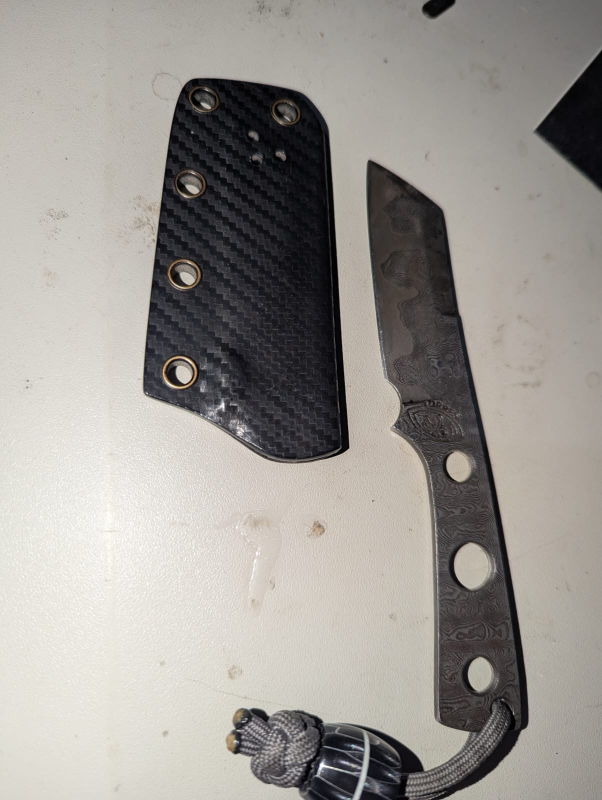
#> input picture data/align.jpeg, 1204 x 1600 px, found by its file name (shown at 1/2 size)
$ python image_registration.py
#> lines starting #> are read from the running program, lines starting #| are printed output that depends on the picture
import cv2
import numpy as np

# Cargar imágenes
img1_color = cv2.imread("data/align.jpeg")  # Imagen desalineada
#> img1_color is the input picture: shape (1600, 1204, 3); mean B, G, R 147.3, 152.3, 156.3
img2_color = cv2.imread("data/ref.jpeg")    # Imagen de referencia
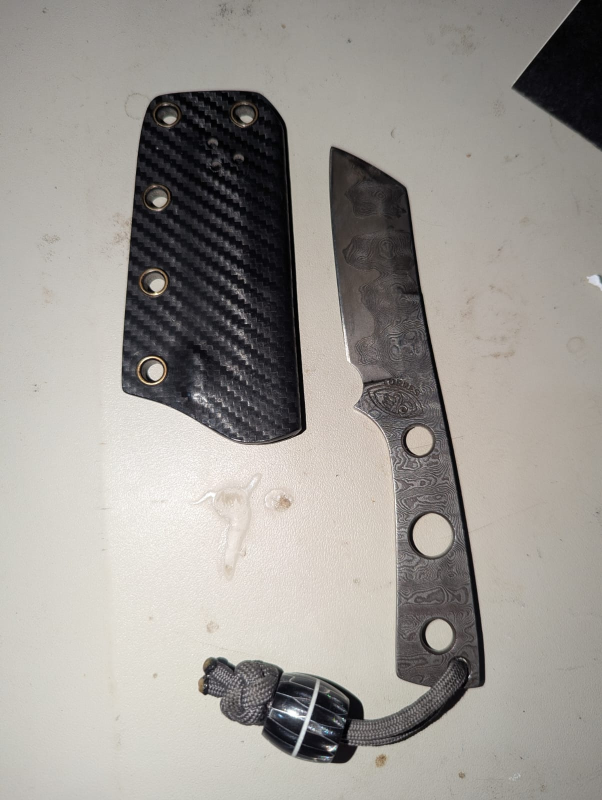
#> input picture data/ref.jpeg, 1204 x 1600 px, found by its file name (shown at 1/2 size)
#> img2_color is the input picture: shape (1600, 1204, 3); mean B, G, R 147.8, 153, 157

# Verificar carga
if img1_color is None:
    print("Error: No se pudo cargar data/align.jpeg")
    exit()

if img2_color is None:
    print("Error: No se pudo cargar data/ref.jpeg")
    exit()

# Convertir a escala de grises
img1 = cv2.cvtColor(img1_color, cv2.COLOR_BGR2GRAY)
img2 = cv2.cvtColor(img2_color, cv2.COLOR_BGR2GRAY)

height, width = img2.shape
#> height = 1600; width = 1204

# Crear detector ORB
orb_detector = cv2.ORB_create(5000)

# Detectar puntos clave y descriptores
kp1, d1 = orb_detector.detectAndCompute(img1, None)
#> kp1 = 4972 keypoints; strongest (x, y, size): (645, 1528, 64.3), (698, 895, 31), (442, 813, 64.3), (445, 815, 92.6)
kp2, d2 = orb_detector.detectAndCompute(img2, None)
#> kp2 = 5000 keypoints; strongest (x, y, size): (659, 1498, 77.1), (307, 583, 44.6), (308, 584, 31), (306, 584, 53.6)

# Verificar que se encontraron características
if d1 is None or d2 is None:
    print("Error: No se encontraron suficientes características ORB.")
    exit()

# Emparejamiento
matcher = cv2.BFMatcher(cv2.NORM_HAMMING, crossCheck=True)

# Convertir a lista para evitar error de OpenCV 4.13
matches = list(matcher.match(d1, d2))
#> matches = 1291 matches

# Verificar matches
if len(matches) < 4:
    print("Error: No hay suficientes coincidencias.")
    exit()

# Ordenar coincidencias
matches = sorted(matches, key=lambda x: x.distance)

# Tomar el 90% de las mejores
matches = matches[:int(len(matches) * 0.9)]
#> matches = 1161 matches

no_of_matches = len(matches)
#> no_of_matches = 1161

print("Número de matches:", no_of_matches)
#| Número de matches: 1161

# Crear matrices de puntos
p1 = np.zeros((no_of_matches, 2))
p2 = np.zeros((no_of_matches, 2))

for i in range(no_of_matches):
    p1[i, :] = kp1[matches[i].queryIdx].pt
    p2[i, :] = kp2[matches[i].trainIdx].pt
#> after the loop, p1 = 1161 pairs, first value 286.7 to 1072.5, second value 157.7 to 1563; p2 = 1161 pairs, first value 244.9 to 1028.4, second value 171.7 to 1520.6

# Calcular homografía
homography, mask = cv2.findHomography(p1, p2, cv2.RANSAC)
#> homography = [[0.612, 0.00529, 92.4], [-0.364, 0.821, 251.1], [-0.000294, 5.8e-05, 1]]; mask = 1161 values, max 1 at index 6, min 0 at index 0, mean 0.141

if homography is None:
    print("Error: No se pudo calcular la homografía.")
    exit()

# Corregir perspectiva
transformed_img = cv2.warpPerspective(
    img1_color,
    homography,
    (width, height)
)
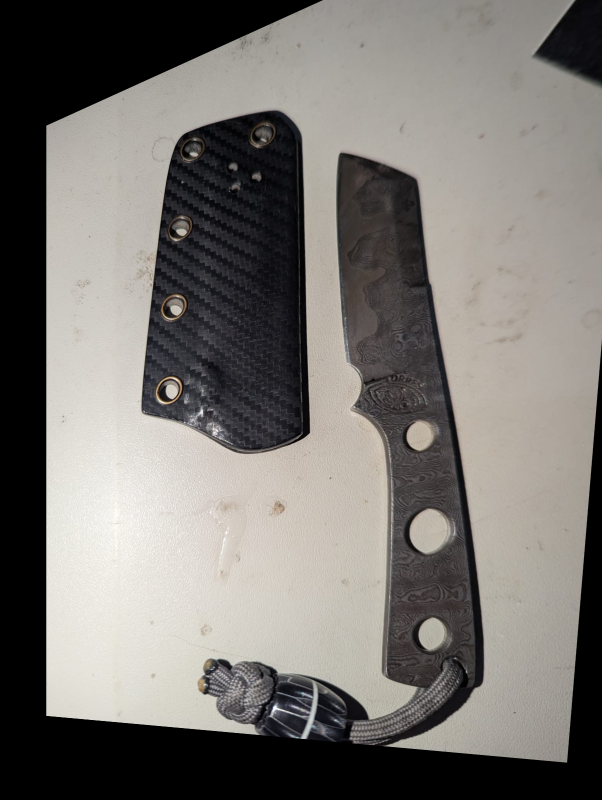
#> transformed_img: shape (1600, 1204, 3) (shown at 1/2 size); mean B, G, R 113, 117.2, 120.6

# Guardar resultado
cv2.imwrite("data/output.jpg", transformed_img)

print("Imagen corregida guardada en data/output.jpg")

# Mostrar imágenes
cv2.imshow("Referencia", img2_color)
cv2.imshow("Desalineada", img1_color)
cv2.imshow("Corregida", transformed_img)

cv2.waitKey(0)
cv2.destroyAllWindows()
